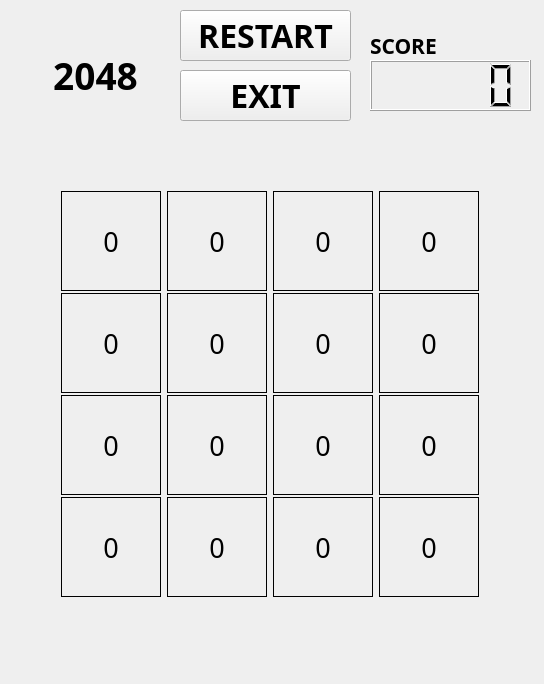
<?xml version="1.0" encoding="UTF-8"?>
<ui version="4.0">
 <class>Widget</class>
 <widget class="QWidget" name="Widget">
  <property name="geometry">
   <rect>
    <x>0</x>
    <y>0</y>
    <width>544</width>
    <height>684</height>
   </rect>
  </property>
  <property name="windowTitle">
   <string>Widget</string>
  </property>
  <widget class="QLabel" name="label">
   <property name="geometry">
    <rect>
     <x>10</x>
     <y>10</y>
     <width>171</width>
     <height>131</height>
    </rect>
   </property>
   <property name="font">
    <font>
     <family>Terminal_Ctrl+Hex</family>
     <pointsize>20</pointsize>
     <weight>75</weight>
     <bold>true</bold>
    </font>
   </property>
   <property name="text">
    <string>&lt;html&gt;&lt;head/&gt;&lt;body&gt;&lt;p&gt;&lt;span style=&quot; font-size:28pt; font-weight:600;&quot;&gt;2048&lt;/span&gt;&lt;/p&gt;&lt;/body&gt;&lt;/html&gt;</string>
   </property>
   <property name="alignment">
    <set>Qt::AlignCenter</set>
   </property>
  </widget>
  <widget class="QLCDNumber" name="lcdNumber">
   <property name="geometry">
    <rect>
     <x>370</x>
     <y>60</y>
     <width>161</width>
     <height>51</height>
    </rect>
   </property>
  </widget>
  <widget class="QPushButton" name="pushButton">
   <property name="geometry">
    <rect>
     <x>180</x>
     <y>10</y>
     <width>171</width>
     <height>51</height>
    </rect>
   </property>
   <property name="font">
    <font>
     <family>Aharoni</family>
     <pointsize>24</pointsize>
     <weight>75</weight>
     <bold>true</bold>
    </font>
   </property>
   <property name="focusPolicy">
    <enum>Qt::NoFocus</enum>
   </property>
   <property name="text">
    <string>RESTART</string>
   </property>
  </widget>
  <widget class="QWidget" name="layoutWidget">
   <property name="geometry">
    <rect>
     <x>50</x>
     <y>180</y>
     <width>441</width>
     <height>423</height>
    </rect>
   </property>
   <property name="font">
    <font>
     <family>Trebuchet MS</family>
     <pointsize>20</pointsize>
     <weight>50</weight>
     <bold>false</bold>
    </font>
   </property>
   <layout class="QGridLayout" name="gridLayout">
    <item row="0" column="0">
     <widget class="QLabel" name="label_0">
      <property name="minimumSize">
       <size>
        <width>100</width>
        <height>100</height>
       </size>
      </property>
      <property name="maximumSize">
       <size>
        <width>100</width>
        <height>100</height>
       </size>
      </property>
      <property name="font">
       <font>
        <family>Trebuchet MS</family>
        <pointsize>20</pointsize>
        <weight>50</weight>
        <bold>false</bold>
       </font>
      </property>
      <property name="frameShape">
       <enum>QFrame::Box</enum>
      </property>
      <property name="text">
       <string>0</string>
      </property>
      <property name="alignment">
       <set>Qt::AlignCenter</set>
      </property>
     </widget>
    </item>
    <item row="0" column="1">
     <widget class="QLabel" name="label_1">
      <property name="minimumSize">
       <size>
        <width>100</width>
        <height>100</height>
       </size>
      </property>
      <property name="maximumSize">
       <size>
        <width>100</width>
        <height>100</height>
       </size>
      </property>
      <property name="font">
       <font>
        <family>Trebuchet MS</family>
        <pointsize>20</pointsize>
        <weight>50</weight>
        <bold>false</bold>
       </font>
      </property>
      <property name="frameShape">
       <enum>QFrame::Box</enum>
      </property>
      <property name="text">
       <string>0</string>
      </property>
      <property name="alignment">
       <set>Qt::AlignCenter</set>
      </property>
     </widget>
    </item>
    <item row="0" column="2">
     <widget class="QLabel" name="label_2">
      <property name="minimumSize">
       <size>
        <width>100</width>
        <height>100</height>
       </size>
      </property>
      <property name="maximumSize">
       <size>
        <width>100</width>
        <height>100</height>
       </size>
      </property>
      <property name="font">
       <font>
        <family>Trebuchet MS</family>
        <pointsize>20</pointsize>
        <weight>50</weight>
        <bold>false</bold>
       </font>
      </property>
      <property name="frameShape">
       <enum>QFrame::Box</enum>
      </property>
      <property name="text">
       <string>0</string>
      </property>
      <property name="alignment">
       <set>Qt::AlignCenter</set>
      </property>
     </widget>
    </item>
    <item row="0" column="3">
     <widget class="QLabel" name="label_3">
      <property name="minimumSize">
       <size>
        <width>100</width>
        <height>100</height>
       </size>
      </property>
      <property name="maximumSize">
       <size>
        <width>100</width>
        <height>100</height>
       </size>
      </property>
      <property name="font">
       <font>
        <family>Trebuchet MS</family>
        <pointsize>20</pointsize>
        <weight>50</weight>
        <bold>false</bold>
       </font>
      </property>
      <property name="frameShape">
       <enum>QFrame::Box</enum>
      </property>
      <property name="text">
       <string>0</string>
      </property>
      <property name="alignment">
       <set>Qt::AlignCenter</set>
      </property>
     </widget>
    </item>
    <item row="1" column="0">
     <widget class="QLabel" name="label_4">
      <property name="minimumSize">
       <size>
        <width>100</width>
        <height>100</height>
       </size>
      </property>
      <property name="maximumSize">
       <size>
        <width>100</width>
        <height>100</height>
       </size>
      </property>
      <property name="font">
       <font>
        <family>Trebuchet MS</family>
        <pointsize>20</pointsize>
        <weight>50</weight>
        <bold>false</bold>
       </font>
      </property>
      <property name="frameShape">
       <enum>QFrame::Box</enum>
      </property>
      <property name="text">
       <string>0</string>
      </property>
      <property name="alignment">
       <set>Qt::AlignCenter</set>
      </property>
     </widget>
    </item>
    <item row="1" column="1">
     <widget class="QLabel" name="label_5">
      <property name="minimumSize">
       <size>
        <width>100</width>
        <height>100</height>
       </size>
      </property>
      <property name="maximumSize">
       <size>
        <width>100</width>
        <height>100</height>
       </size>
      </property>
      <property name="font">
       <font>
        <family>Trebuchet MS</family>
        <pointsize>20</pointsize>
        <weight>50</weight>
        <bold>false</bold>
       </font>
      </property>
      <property name="frameShape">
       <enum>QFrame::Box</enum>
      </property>
      <property name="text">
       <string>0</string>
      </property>
      <property name="alignment">
       <set>Qt::AlignCenter</set>
      </property>
     </widget>
    </item>
    <item row="1" column="2">
     <widget class="QLabel" name="label_6">
      <property name="minimumSize">
       <size>
        <width>100</width>
        <height>100</height>
       </size>
      </property>
      <property name="maximumSize">
       <size>
        <width>100</width>
        <height>100</height>
       </size>
      </property>
      <property name="font">
       <font>
        <family>Trebuchet MS</family>
        <pointsize>20</pointsize>
        <weight>50</weight>
        <bold>false</bold>
       </font>
      </property>
      <property name="frameShape">
       <enum>QFrame::Box</enum>
      </property>
      <property name="text">
       <string>0</string>
      </property>
      <property name="alignment">
       <set>Qt::AlignCenter</set>
      </property>
     </widget>
    </item>
    <item row="1" column="3">
     <widget class="QLabel" name="label_7">
      <property name="minimumSize">
       <size>
        <width>100</width>
        <height>100</height>
       </size>
      </property>
      <property name="maximumSize">
       <size>
        <width>100</width>
        <height>100</height>
       </size>
      </property>
      <property name="font">
       <font>
        <family>Trebuchet MS</family>
        <pointsize>20</pointsize>
        <weight>50</weight>
        <bold>false</bold>
       </font>
      </property>
      <property name="frameShape">
       <enum>QFrame::Box</enum>
      </property>
      <property name="text">
       <string>0</string>
      </property>
      <property name="alignment">
       <set>Qt::AlignCenter</set>
      </property>
     </widget>
    </item>
    <item row="2" column="0">
     <widget class="QLabel" name="label_8">
      <property name="minimumSize">
       <size>
        <width>100</width>
        <height>100</height>
       </size>
      </property>
      <property name="maximumSize">
       <size>
        <width>100</width>
        <height>100</height>
       </size>
      </property>
      <property name="font">
       <font>
        <family>Trebuchet MS</family>
        <pointsize>20</pointsize>
        <weight>50</weight>
        <bold>false</bold>
       </font>
      </property>
      <property name="frameShape">
       <enum>QFrame::Box</enum>
      </property>
      <property name="text">
       <string>0</string>
      </property>
      <property name="alignment">
       <set>Qt::AlignCenter</set>
      </property>
     </widget>
    </item>
    <item row="2" column="1">
     <widget class="QLabel" name="label_9">
      <property name="minimumSize">
       <size>
        <width>100</width>
        <height>100</height>
       </size>
      </property>
      <property name="maximumSize">
       <size>
        <width>100</width>
        <height>100</height>
       </size>
      </property>
      <property name="font">
       <font>
        <family>Trebuchet MS</family>
        <pointsize>20</pointsize>
        <weight>50</weight>
        <bold>false</bold>
       </font>
      </property>
      <property name="frameShape">
       <enum>QFrame::Box</enum>
      </property>
      <property name="text">
       <string>0</string>
      </property>
      <property name="alignment">
       <set>Qt::AlignCenter</set>
      </property>
     </widget>
    </item>
    <item row="2" column="2">
     <widget class="QLabel" name="label_10">
      <property name="minimumSize">
       <size>
        <width>100</width>
        <height>100</height>
       </size>
      </property>
      <property name="maximumSize">
       <size>
        <width>100</width>
        <height>100</height>
       </size>
      </property>
      <property name="font">
       <font>
        <family>Trebuchet MS</family>
        <pointsize>20</pointsize>
        <weight>50</weight>
        <bold>false</bold>
       </font>
      </property>
      <property name="frameShape">
       <enum>QFrame::Box</enum>
      </property>
      <property name="text">
       <string>0</string>
      </property>
      <property name="alignment">
       <set>Qt::AlignCenter</set>
      </property>
     </widget>
    </item>
    <item row="2" column="3">
     <widget class="QLabel" name="label_11">
      <property name="minimumSize">
       <size>
        <width>100</width>
        <height>100</height>
       </size>
      </property>
      <property name="maximumSize">
       <size>
        <width>100</width>
        <height>100</height>
       </size>
      </property>
      <property name="font">
       <font>
        <family>Trebuchet MS</family>
        <pointsize>20</pointsize>
        <weight>50</weight>
        <bold>false</bold>
       </font>
      </property>
      <property name="frameShape">
       <enum>QFrame::Box</enum>
      </property>
      <property name="text">
       <string>0</string>
      </property>
      <property name="alignment">
       <set>Qt::AlignCenter</set>
      </property>
     </widget>
    </item>
    <item row="3" column="0">
     <widget class="QLabel" name="label_12">
      <property name="minimumSize">
       <size>
        <width>100</width>
        <height>100</height>
       </size>
      </property>
      <property name="maximumSize">
       <size>
        <width>100</width>
        <height>100</height>
       </size>
      </property>
      <property name="font">
       <font>
        <family>Trebuchet MS</family>
        <pointsize>20</pointsize>
        <weight>50</weight>
        <bold>false</bold>
       </font>
      </property>
      <property name="frameShape">
       <enum>QFrame::Box</enum>
      </property>
      <property name="text">
       <string>0</string>
      </property>
      <property name="alignment">
       <set>Qt::AlignCenter</set>
      </property>
     </widget>
    </item>
    <item row="3" column="1">
     <widget class="QLabel" name="label_13">
      <property name="minimumSize">
       <size>
        <width>100</width>
        <height>100</height>
       </size>
      </property>
      <property name="maximumSize">
       <size>
        <width>100</width>
        <height>100</height>
       </size>
      </property>
      <property name="font">
       <font>
        <family>Trebuchet MS</family>
        <pointsize>20</pointsize>
        <weight>50</weight>
        <bold>false</bold>
       </font>
      </property>
      <property name="frameShape">
       <enum>QFrame::Box</enum>
      </property>
      <property name="text">
       <string>0</string>
      </property>
      <property name="alignment">
       <set>Qt::AlignCenter</set>
      </property>
     </widget>
    </item>
    <item row="3" column="2">
     <widget class="QLabel" name="label_14">
      <property name="minimumSize">
       <size>
        <width>100</width>
        <height>100</height>
       </size>
      </property>
      <property name="maximumSize">
       <size>
        <width>100</width>
        <height>100</height>
       </size>
      </property>
      <property name="font">
       <font>
        <family>Trebuchet MS</family>
        <pointsize>20</pointsize>
        <weight>50</weight>
        <bold>false</bold>
       </font>
      </property>
      <property name="frameShape">
       <enum>QFrame::Box</enum>
      </property>
      <property name="text">
       <string>0</string>
      </property>
      <property name="alignment">
       <set>Qt::AlignCenter</set>
      </property>
     </widget>
    </item>
    <item row="3" column="3">
     <widget class="QLabel" name="label_15">
      <property name="minimumSize">
       <size>
        <width>100</width>
        <height>100</height>
       </size>
      </property>
      <property name="maximumSize">
       <size>
        <width>100</width>
        <height>100</height>
       </size>
      </property>
      <property name="font">
       <font>
        <family>Trebuchet MS</family>
        <pointsize>20</pointsize>
        <weight>50</weight>
        <bold>false</bold>
       </font>
      </property>
      <property name="frameShape">
       <enum>QFrame::Box</enum>
      </property>
      <property name="text">
       <string>0</string>
      </property>
      <property name="alignment">
       <set>Qt::AlignCenter</set>
      </property>
     </widget>
    </item>
   </layout>
  </widget>
  <widget class="QLabel" name="gameover">
   <property name="geometry">
    <rect>
     <x>140</x>
     <y>130</y>
     <width>241</width>
     <height>41</height>
    </rect>
   </property>
   <property name="font">
    <font>
     <family>Comic Sans MS</family>
     <pointsize>24</pointsize>
     <weight>50</weight>
     <bold>false</bold>
    </font>
   </property>
   <property name="frameShape">
    <enum>QFrame::NoFrame</enum>
   </property>
   <property name="frameShadow">
    <enum>QFrame::Plain</enum>
   </property>
   <property name="text">
    <string/>
   </property>
   <property name="alignment">
    <set>Qt::AlignCenter</set>
   </property>
  </widget>
  <widget class="QLabel" name="show">
   <property name="geometry">
    <rect>
     <x>37</x>
     <y>634</y>
     <width>471</width>
     <height>31</height>
    </rect>
   </property>
   <property name="font">
    <font>
     <family>Gisha</family>
     <pointsize>14</pointsize>
     <weight>75</weight>
     <bold>true</bold>
    </font>
   </property>
   <property name="text">
    <string/>
   </property>
   <property name="alignment">
    <set>Qt::AlignCenter</set>
   </property>
  </widget>
  <widget class="QPushButton" name="pushButton_2">
   <property name="geometry">
    <rect>
     <x>180</x>
     <y>70</y>
     <width>171</width>
     <height>51</height>
    </rect>
   </property>
   <property name="font">
    <font>
     <family>Aharoni</family>
     <pointsize>24</pointsize>
     <weight>75</weight>
     <bold>true</bold>
    </font>
   </property>
   <property name="focusPolicy">
    <enum>Qt::NoFocus</enum>
   </property>
   <property name="layoutDirection">
    <enum>Qt::RightToLeft</enum>
   </property>
   <property name="text">
    <string>EXIT</string>
   </property>
  </widget>
  <widget class="QLabel" name="label_16">
   <property name="geometry">
    <rect>
     <x>370</x>
     <y>30</y>
     <width>91</width>
     <height>31</height>
    </rect>
   </property>
   <property name="font">
    <font>
     <family>Aharoni</family>
     <pointsize>16</pointsize>
     <weight>75</weight>
     <bold>true</bold>
    </font>
   </property>
   <property name="text">
    <string>SCORE</string>
   </property>
  </widget>
 </widget>
 <layoutdefault spacing="6" margin="11"/>
 <resources/>
 <connections/>
</ui>
